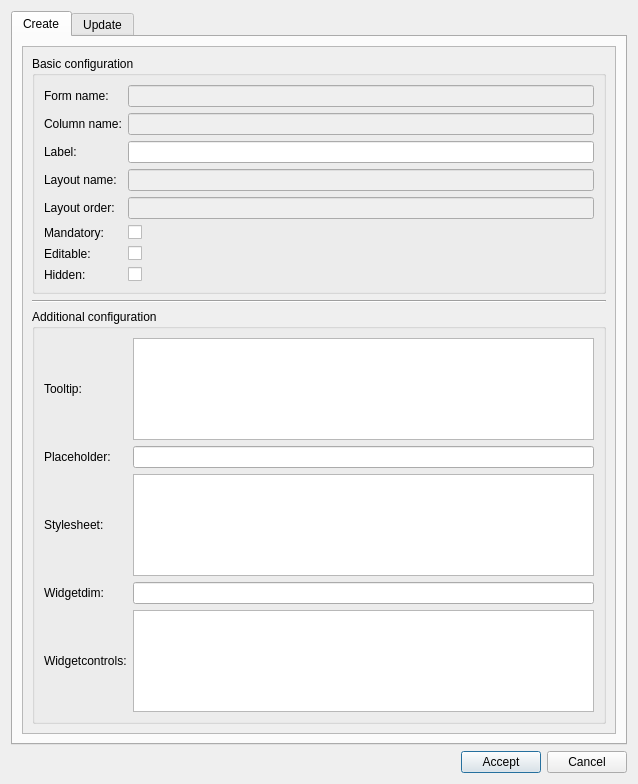
<?xml version="1.0" encoding="UTF-8"?>
<ui version="4.0">
 <class>dlg_main_sysfields</class>
 <widget class="QDialog" name="dlg_main_sysfields">
  <property name="geometry">
   <rect>
    <x>0</x>
    <y>0</y>
    <width>638</width>
    <height>784</height>
   </rect>
  </property>
  <property name="windowTitle">
   <string>Dialog</string>
  </property>
  <layout class="QGridLayout" name="gridLayout_2">
   <item row="1" column="0">
    <layout class="QHBoxLayout" name="horizontalLayout_18">
     <item>
      <spacer name="horizontalSpacer_15">
       <property name="orientation">
        <enum>Qt::Horizontal</enum>
       </property>
       <property name="sizeHint" stdset="0">
        <size>
         <width>40</width>
         <height>20</height>
        </size>
       </property>
      </spacer>
     </item>
     <item>
      <widget class="QPushButton" name="btn_accept">
       <property name="text">
        <string>Accept</string>
       </property>
      </widget>
     </item>
     <item>
      <widget class="QPushButton" name="btn_cancel">
       <property name="text">
        <string>Cancel</string>
       </property>
      </widget>
     </item>
    </layout>
   </item>
   <item row="0" column="0">
    <widget class="QTabWidget" name="tab_sys_add_fields">
     <property name="currentIndex">
      <number>0</number>
     </property>
     <widget class="QWidget" name="tab_create">
      <attribute name="title">
       <string>Create</string>
      </attribute>
      <layout class="QGridLayout" name="gridLayout">
       <item row="0" column="0">
        <widget class="QScrollArea" name="scrollArea_2">
         <property name="widgetResizable">
          <bool>true</bool>
         </property>
         <widget class="QWidget" name="scrollAreaWidgetContents_3">
          <property name="geometry">
           <rect>
            <x>0</x>
            <y>0</y>
            <width>586</width>
            <height>672</height>
           </rect>
          </property>
          <layout class="QVBoxLayout" name="verticalLayout">
           <item>
            <widget class="QGroupBox" name="grb_basic_conf">
             <property name="title">
              <string>Basic configuration</string>
             </property>
             <layout class="QVBoxLayout" name="verticalLayout_3">
              <item>
               <layout class="QGridLayout" name="gridLayout_6">
                <item row="8" column="0">
                 <widget class="QLabel" name="lbl_hidden">
                  <property name="text">
                   <string>Hidden:</string>
                  </property>
                 </widget>
                </item>
                <item row="5" column="1">
                 <widget class="QCheckBox" name="ismandatory">
                  <property name="text">
                   <string/>
                  </property>
                 </widget>
                </item>
                <item row="5" column="0">
                 <widget class="QLabel" name="lbl_mandatory">
                  <property name="text">
                   <string>Mandatory:</string>
                  </property>
                 </widget>
                </item>
                <item row="2" column="1">
                 <widget class="QLineEdit" name="label"/>
                </item>
                <item row="2" column="0">
                 <widget class="QLabel" name="lbl_label">
                  <property name="text">
                   <string>Label:</string>
                  </property>
                 </widget>
                </item>
                <item row="8" column="1">
                 <widget class="QCheckBox" name="hidden">
                  <property name="text">
                   <string/>
                  </property>
                 </widget>
                </item>
                <item row="1" column="1">
                 <widget class="QLineEdit" name="columnname">
                  <property name="enabled">
                   <bool>false</bool>
                  </property>
                 </widget>
                </item>
                <item row="7" column="1">
                 <widget class="QCheckBox" name="iseditable">
                  <property name="text">
                   <string/>
                  </property>
                 </widget>
                </item>
                <item row="1" column="0">
                 <widget class="QLabel" name="lbl_columnname">
                  <property name="text">
                   <string>Column name:</string>
                  </property>
                 </widget>
                </item>
                <item row="7" column="0">
                 <widget class="QLabel" name="lbl_editable">
                  <property name="text">
                   <string>Editable:</string>
                  </property>
                 </widget>
                </item>
                <item row="3" column="1">
                 <widget class="QLineEdit" name="layoutname">
                  <property name="enabled">
                   <bool>false</bool>
                  </property>
                 </widget>
                </item>
                <item row="0" column="1">
                 <widget class="QLineEdit" name="formname">
                  <property name="enabled">
                   <bool>false</bool>
                  </property>
                 </widget>
                </item>
                <item row="0" column="0">
                 <widget class="QLabel" name="lbl_formname">
                  <property name="text">
                   <string>Form name:</string>
                  </property>
                 </widget>
                </item>
                <item row="3" column="0">
                 <widget class="QLabel" name="lbl_layoutname">
                  <property name="text">
                   <string>Layout name:</string>
                  </property>
                 </widget>
                </item>
                <item row="4" column="0">
                 <widget class="QLabel" name="lbl_layoutorder">
                  <property name="text">
                   <string>Layout order:</string>
                  </property>
                 </widget>
                </item>
                <item row="4" column="1">
                 <widget class="QLineEdit" name="layoutorder">
                  <property name="enabled">
                   <bool>false</bool>
                  </property>
                 </widget>
                </item>
               </layout>
              </item>
             </layout>
            </widget>
           </item>
           <item>
            <widget class="Line" name="line">
             <property name="orientation">
              <enum>Qt::Horizontal</enum>
             </property>
            </widget>
           </item>
           <item>
            <widget class="QGroupBox" name="grb_additional_conf">
             <property name="title">
              <string>Additional configuration</string>
             </property>
             <layout class="QVBoxLayout" name="verticalLayout_2">
              <item>
               <layout class="QGridLayout" name="gridLayout_7">
                <item row="3" column="1">
                 <widget class="QLineEdit" name="placeholder"/>
                </item>
                <item row="2" column="0">
                 <widget class="QLabel" name="lbl_tooltip">
                  <property name="text">
                   <string>Tooltip:</string>
                  </property>
                 </widget>
                </item>
                <item row="3" column="0">
                 <widget class="QLabel" name="lbl_placeholder">
                  <property name="text">
                   <string>Placeholder:</string>
                  </property>
                 </widget>
                </item>
                <item row="4" column="0">
                 <widget class="QLabel" name="lbl_stylesheet">
                  <property name="text">
                   <string>Stylesheet:</string>
                  </property>
                 </widget>
                </item>
                <item row="2" column="1">
                 <widget class="QPlainTextEdit" name="tooltip"/>
                </item>
                <item row="4" column="1">
                 <widget class="QPlainTextEdit" name="stylesheet">
                  <property name="toolTip">
                   <string>&lt;html&gt;&lt;head/&gt;&lt;body&gt;&lt;p&gt;{&amp;quot;label&amp;quot;:&amp;quot;color:green; font-weight:bold;&amp;quot;,&amp;quot;widget&amp;quot;:{&amp;quot;enabled&amp;quot;:&amp;quot;color:black; font-weight:bold;&amp;quot;,&amp;quot;disabled&amp;quot;:&amp;quot;color:black; font-weight:bold;&amp;quot;}}&lt;/p&gt;&lt;/body&gt;&lt;/html&gt;</string>
                  </property>
                 </widget>
                </item>
                <item row="5" column="0">
                 <widget class="QLabel" name="lbl_widgetdim">
                  <property name="text">
                   <string>Widgetdim:</string>
                  </property>
                 </widget>
                </item>
                <item row="5" column="1">
                 <widget class="QLineEdit" name="widgetdim">
                  <property name="text">
                   <string/>
                  </property>
                 </widget>
                </item>
                <item row="6" column="1">
                 <widget class="QPlainTextEdit" name="widgetcontrols">
                  <property name="toolTip">
                   <string>&lt;html&gt;&lt;head/&gt;&lt;body&gt;&lt;p&gt;{&amp;quot;minValue&amp;quot;:0.001, &amp;quot;maxValue&amp;quot;:100}&lt;/p&gt;&lt;/body&gt;&lt;/html&gt;</string>
                  </property>
                 </widget>
                </item>
                <item row="6" column="0">
                 <widget class="QLabel" name="lbl_widgetcontrols">
                  <property name="text">
                   <string>Widgetcontrols:</string>
                  </property>
                 </widget>
                </item>
               </layout>
              </item>
             </layout>
            </widget>
           </item>
          </layout>
         </widget>
        </widget>
       </item>
      </layout>
     </widget>
     <widget class="QWidget" name="tab_update">
      <attribute name="title">
       <string>Update</string>
      </attribute>
      <layout class="QGridLayout" name="gridLayout_4">
       <item row="2" column="1">
        <layout class="QHBoxLayout" name="horizontalLayout_15"/>
       </item>
       <item row="0" column="0">
        <layout class="QHBoxLayout" name="horizontalLayout">
         <item>
          <spacer name="horizontalSpacer">
           <property name="orientation">
            <enum>Qt::Horizontal</enum>
           </property>
           <property name="sizeHint" stdset="0">
            <size>
             <width>40</width>
             <height>20</height>
            </size>
           </property>
          </spacer>
         </item>
         <item>
          <widget class="QPushButton" name="btn_open">
           <property name="text">
            <string>Open</string>
           </property>
          </widget>
         </item>
        </layout>
       </item>
       <item row="1" column="0">
        <widget class="QTableView" name="tbl_update">
         <property name="sortingEnabled">
          <bool>true</bool>
         </property>
        </widget>
       </item>
      </layout>
     </widget>
    </widget>
   </item>
  </layout>
 </widget>
 <resources/>
 <connections/>
</ui>
